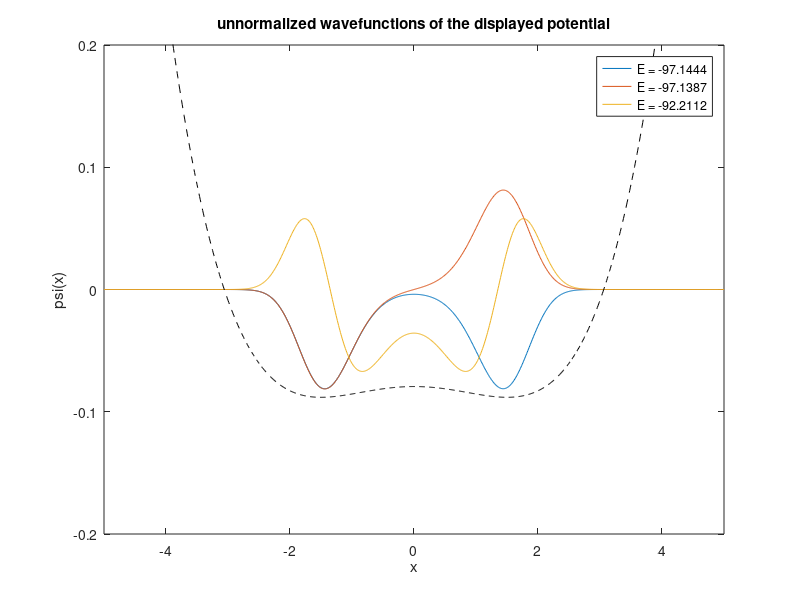

The MATLAB script that drew this image:
%----------------------------------------------------------------
% tqm4: Finds the first few lowest bound eigenfunctions psi(x)
% and eigenvalues E of 1D TISE,
% -1/2*hbar^2/m*(d2/dx2)psi(x) + U(x)*psi(x) = E*psi(x),
% for a given analytic potential U(x).
% Units are chosen so that hbar = m = 1.
%----------------------------------------------------------------
% Parameters for solving problem in the interval -L < x < L.
L = 5;                      % Interval Length.
N = 1000;                   % No of points.
x = linspace(-L, L, N).';   % Coordinate vector.
dx = x(2) - x(1);           % Coordinate step.
% Potential: 4 options are given below
%U = 1/2*100*x.^(2); % quadratic harmonic oscillator potential
a=0;
b=1.5;
U = (10/(b^4))*((x-(a/2)).^2-b^2).^2-100; % quartic potential
% Finite square well of width 2w and depth given.
%w = L/5;
%U = -10*(heaviside(x+w)-heaviside(x-w));
% Two finite square wells of width 2w and distance 2a apart.
%w = L/20;
%a = 0.6*1.5*w;
%U = -100*(heaviside(x+w-a) - heaviside(x-w-a) ... 
% + heaviside(x+w+a) - heaviside(x-w+a));
% Three-point finite-difference representation of Laplacian
% using sparse matrices that save memory by only
% storing non-zero matrix elements.
e = ones(N,1);
Lap = spdiags([e -2*e e],[-1 0 1],N,N) / dx^2;
% Total Hamiltonian.
hbar = 1;
m = 1;
H = -1/2*(hbar^2/m)*Lap + spdiags(U,0,N,N);
% Find lowest nmodes eigenvectors and eigenvalues of sparse matrix.
nmodes = 3; 
[V,E] = eigs(H,nmodes,'sa'); % find eigenvalues and eigenvectors.
[E,ind] = sort(diag(E));     % convert E to vector and sort low to high.
V = V(:,ind);                % rearrange corresponding eigenvectors.
% Generate plot of lowest energy eigenvectors V(x) and U(x).
Usc = 10 * U * max(abs(V(:))) / max(abs(U));% rescale U for plotting.
plot(x,-V, x,Usc,'--k');     % plot V(x) and rescaled U(x).
xlabel('x');
ylabel('psi(x)');
title('unnormalized wavefunctions of the displayed potential');
% Add legend showing Energy of plotted V(x).
legendLabels = [repmat('E = ',nmodes,1), num2str(E)];
legend(legendLabels) % place lengend string on plot.
xlim([-5 5]);
ylim([-0.2 0.2]);

